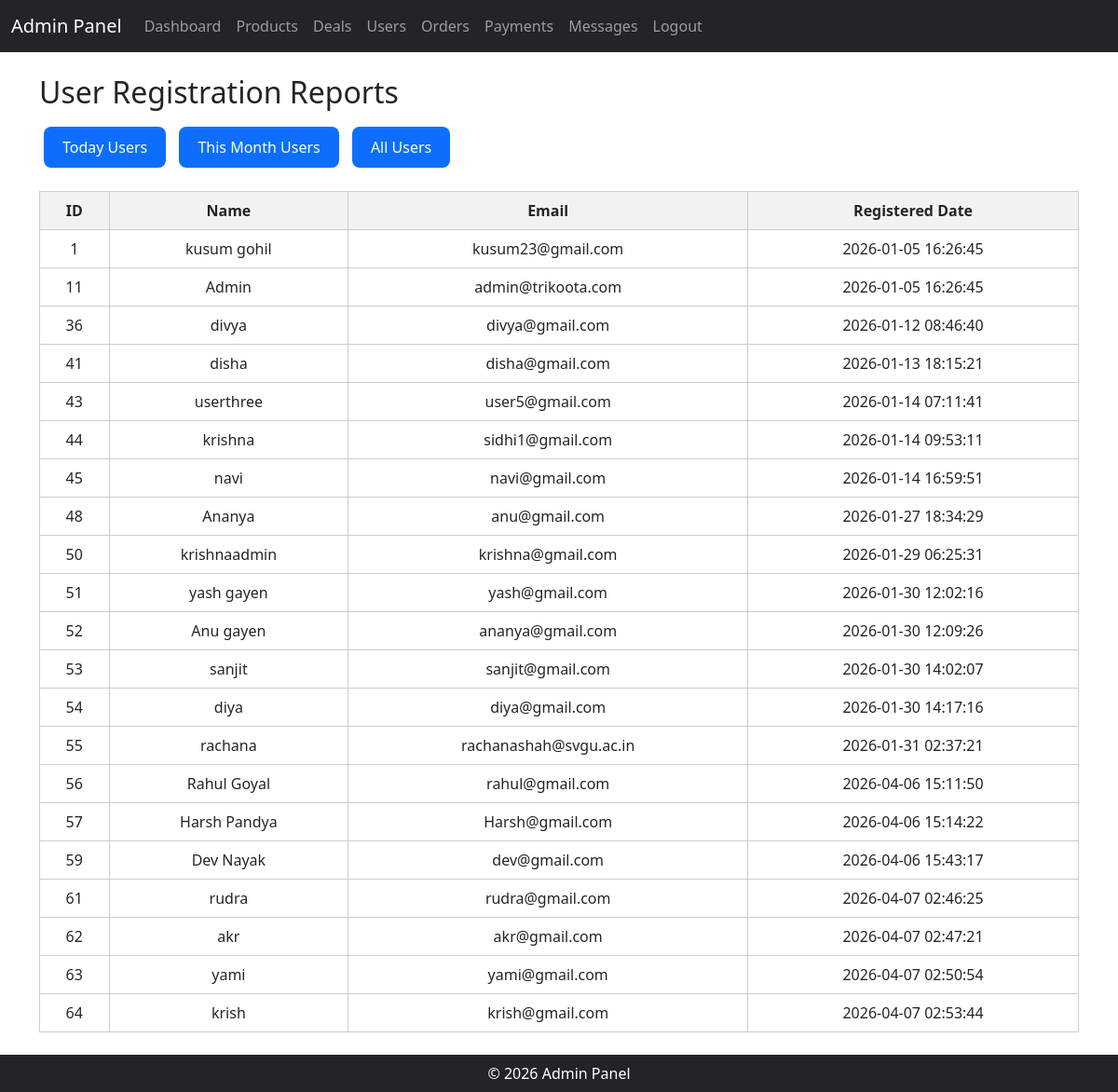
Screenshot of /admin_user_report.php with the database file from the repository.
### tables this page shows
CREATE TABLE `userr` (
  `U_id` int(11) NOT NULL,
  `U_name` varchar(100) NOT NULL,
  `U_email` varchar(100) DEFAULT NULL,
  `password` varchar(255) NOT NULL,
  `U_phone` varchar(15) DEFAULT NULL,
  `R__id` int(11) NOT NULL DEFAULT 2,
  `reset_token` varchar(255) DEFAULT NULL,
  `token_expiry` datetime DEFAULT NULL,
  `address` text NOT NULL,
  `created_at` timestamp NOT NULL DEFAULT current_timestamp()
);

### admin_user_report.php (the view, shortened to what this page needs)
<?php
include "config/db.php";
include "admin_header.php";
$filter = $_GET['filter'] ?? 'all';
if($filter == "today"){
    $sql = "SELECT * FROM userr
            WHERE DATE(created_at)=CURDATE()";
}
elseif($filter == "month"){
    $sql = "SELECT * FROM userr
            WHERE MONTH(created_at)=MONTH(CURDATE())
            AND YEAR(created_at)=YEAR(CURDATE())";
}
else{
    $sql = "SELECT * FROM userr";
}
$result = mysqli_query($conn,$sql);
?>
<!DOCTYPE html>
<html>
<head>
</head>
<body>
<h2>User Registration Reports</h2>
<form method="GET">
    <button name="filter" value="today">Today Users</button>
    <button name="filter" value="month">This Month Users</button>
    <button name="filter" value="all">All Users</button>
</form>
<table>
<tr>
    <th>ID</th>
    <th>Name</th>
    <th>Email</th>
    <th>Registered Date</th>
</tr>
<?php while($row=mysqli_fetch_assoc($result)){ ?>
<tr>
    <td><?= $row['U_id']; ?></td>
    <td><?= $row['U_name']; ?></td>
    <td><?= $row['U_email']; ?></td>
    <td><?= $row['created_at']; ?></td>
</tr>
<?php } ?>
</table>
<?php include 'admin_footer.php'; ?>
</body>
</html>

### admin_user_report.php (style rules this page uses)
button { background:#0d6efd; color:white; padding:10px 20px; margin:10px 5px; border:none; border-radius:8px; cursor:pointer; }
table { width:100%; border-collapse:collapse; margin-top:15px; }
th,td { border:1px solid #ccc; padding:8px; text-align:center; }
th { background:#f2f2f2; }

### rows the page displays
userr: U_id "1", U_name "kusum gohil", U_email "kusum23@gmail.com", created_at "2026-01-05 16:26:45"
userr: U_id "11", U_name "Admin", U_email "admin@trikoota.com", created_at "2026-01-05 16:26:45"
userr: U_id "36", U_name "divya", U_email "divya@gmail.com", created_at "2026-01-12 08:46:40"
userr: U_id "41", U_name "disha", U_email "disha@gmail.com", created_at "2026-01-13 18:15:21"
userr: U_id "43", U_name "userthree", U_email "user5@gmail.com", created_at "2026-01-14 07:11:41"
userr: U_id "44", U_name "krishna", U_email "sidhi1@gmail.com", created_at "2026-01-14 09:53:11"
userr: U_id "45", U_name "navi", U_email "navi@gmail.com", created_at "2026-01-14 16:59:51"
userr: U_id "48", U_name "Ananya", U_email "anu@gmail.com", created_at "2026-01-27 18:34:29"
userr: U_id "50", U_name "krishnaadmin", U_email "krishna@gmail.com", created_at "2026-01-29 06:25:31"
userr: U_id "51", U_name "yash gayen", U_email "yash@gmail.com", created_at "2026-01-30 12:02:16"
userr: U_id "52", U_name "Anu gayen", U_email "ananya@gmail.com", created_at "2026-01-30 12:09:26"
userr: U_id "53", U_name "sanjit", U_email "sanjit@gmail.com", created_at "2026-01-30 14:02:07"
userr: U_id "54", U_name "diya", U_email "diya@gmail.com", created_at "2026-01-30 14:17:16"
userr: U_id "55", U_name "rachana", U_email "rachanashah@svgu.ac.in", created_at "2026-01-31 02:37:21"
userr: U_id "56", U_name "Rahul Goyal", U_email "rahul@gmail.com", created_at "2026-04-06 15:11:50"
userr: U_id "57", U_name "Harsh Pandya", U_email "Harsh@gmail.com", created_at "2026-04-06 15:14:22"
userr: U_id "59", U_name "Dev Nayak", U_email "dev@gmail.com", created_at "2026-04-06 15:43:17"
userr: U_id "61", U_name "rudra", U_email "rudra@gmail.com", created_at "2026-04-07 02:46:25"
userr: U_id "62", U_name "akr", U_email "akr@gmail.com", created_at "2026-04-07 02:47:21"
userr: U_id "63", U_name "yami", U_email "yami@gmail.com", created_at "2026-04-07 02:50:54"
userr: U_id "64", U_name "krish", U_email "krish@gmail.com", created_at "2026-04-07 02:53:44"
